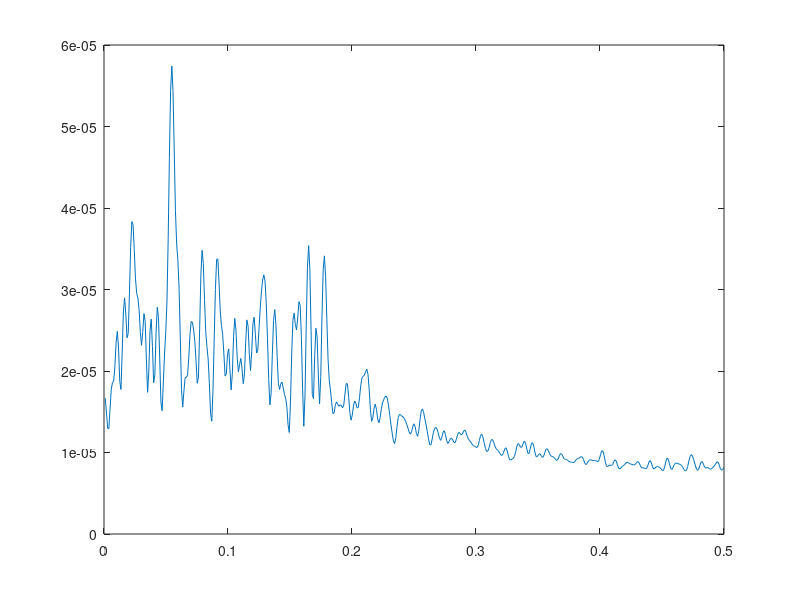

MATLAB code for this plot:
% program is written 20.01.2009 by L.V. Zotov
clear;

N_signal=1024;
% generating two-sin signal
for (k=1:1:N_signal)
    garm(k)=0.05*sin(2*pi/10*(k-1))+0.05*sin(2*pi/100*(k-1));
end;

plot(garm);

% ARMA process generating
ar(1)=0.1*randn(1);
ar(2)=-0.2*ar(1)+0.1*randn(1);
for (i=3:1:N_signal)
    ar(i)=0.7*ar(i-1)-0.2*ar(i-2)+0.1*randn(1);
end;

plot(ar);

%making a sum
signal=ar;%garm+

plot(signal);
%--------------------------------------------------------------------------
%-------------

%output to the file
%chnage the path
cd 'd:/Р¤РёР»СЊС‚СЂР°С†РёСЏ';
fout=fopen('signal.dat','wt');
for(i=1:1:N_signal)
 fprintf(fout,'%12.6f%12.6f\n',i,signal(i)); 
end;
fclose(fout);

savefile = 'signal.mat';
save(savefile,'signal');

% fast Fourier transformation
N_ft=N_signal;

Ftrns_signal=fft(signal,N_ft);

% frequency calculation
% for the half of the spectrum not counting 1 coefficient - an avarage
% N_ft is odd or even - ? 
dt=1;
N_half=round((N_ft-1)/2);
freq=(1:N_half)/N_ft/dt;

ampl_spectrum=abs(Ftrns_signal)/N_ft;

energy_spectrum=Ftrns_signal.*conj(Ftrns_signal)/N_ft^2;

% plot half of the spectrum without multiplication by 2
subplot(2,1,1); 
plot(freq, ampl_spectrum(2:N_half+1));
title('amplitude spectrum ')
xlabel('frequency')

subplot(2,1,2); 
plot(freq, energy_spectrum(2:N_half+1));
title('energy spectrum ')
xlabel('frequency')

clf;

%--------------------------------------------------------------------------------------------------
% avarage substraction
abs(Ftrns_signal(1))/N_ft %equal
mean(signal)
signal_centered=signal-mean(signal);

% ACF calculation

for(tau=1:1:N_signal)
 acf(tau)=0;
 for(j=1:1:N_signal-tau)
    acf(tau)=acf(tau)+signal_centered(j)*signal_centered(j+tau-1);
 end;
  acf(tau)= acf(tau)/(N_signal-tau+1);
end;
plot(acf);

plot(acf(1:254));

%--------------------------------------------------------------------------------------------------

% Power Spectrum Dencity calculations

Ftrns_acf=fft(acf,N_ft);

plot(abs(Ftrns_acf)/N_ft);

power_spectrum=abs(Ftrns_acf)/N_ft;
plot(freq, power_spectrum(2:N_half+1));

%--------------------------------------------------------------------------------------------------


% Window generating
% half of simmetric window is needed for positive frequencies 
N_half_window=254
 for(i=1:1:N_half_window)
      half_window(i)=(1-abs(i-1)/(N_half_window-1));
end;

plot(-N_half_window:-1,half_window(N_half_window:-1:1),1:N_half_window,half_window)

% ACF by window multiplication
for(i=1:1:N_half_window)
 acf_w(i)=acf(i)*half_window(i);
end;

plot(acf_w);

%--------------------------------------------------------------------------------------------------

% Blackman-Tukey power spectrum calculation

Ftrns_acf_w=fft(acf_w,N_ft);

power_spectrum_w=abs(Ftrns_acf_w)/N_ft;
plot(freq, power_spectrum_w(2:N_half+1));
